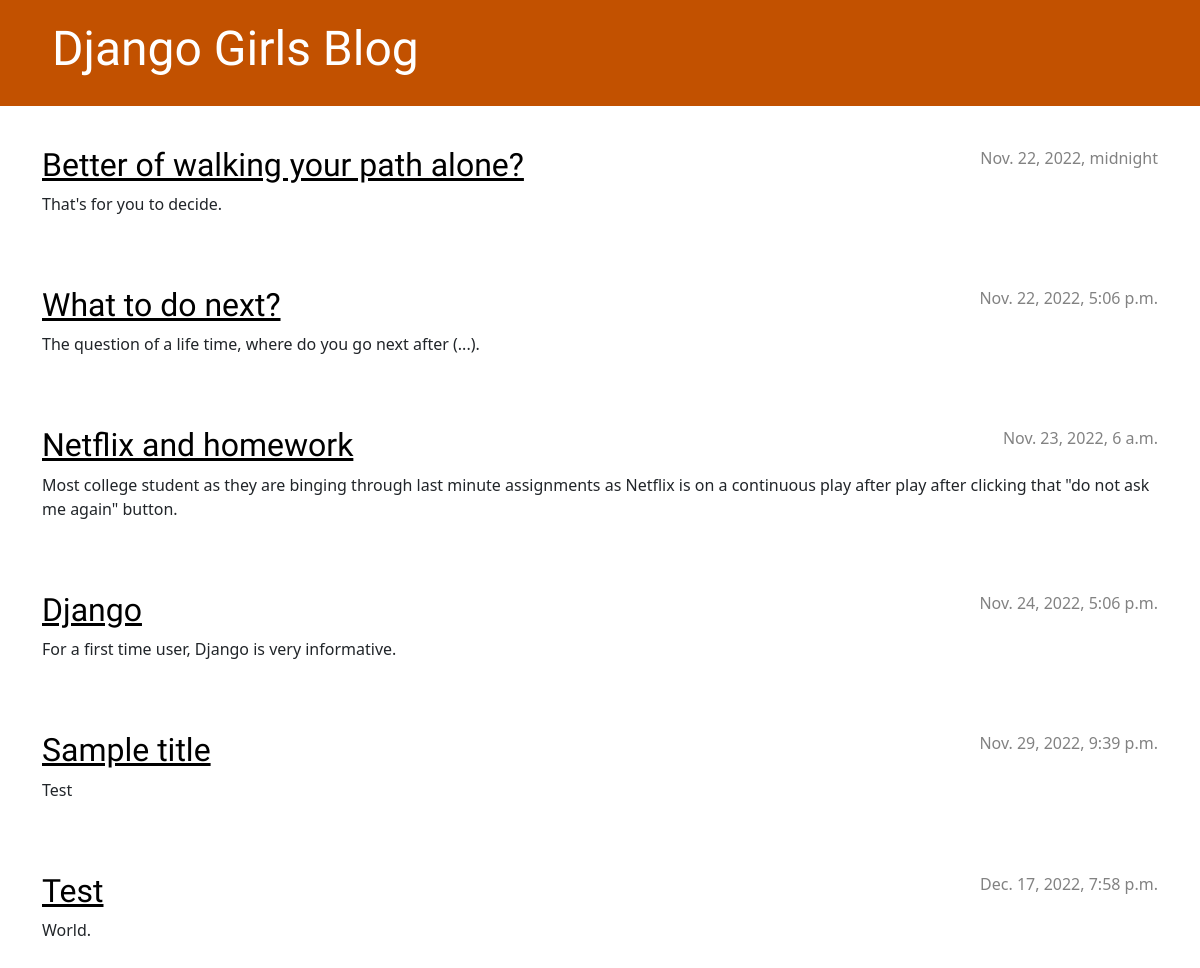
The page / on the database its author committed.
### blog/models.py (models this page shows, shortened)
class Post(models.Model):
    author = models.ForeignKey(
        settings.AUTH_USER_MODEL, on_delete=models.CASCADE)
    title = models.CharField(max_length=200)
    text = models.TextField()
    created_date = models.DateTimeField(default=timezone.now)
    published_date = models.DateTimeField(blank=True, null=True)

### blog/views.py (the view)
# urls.py: path('', views.post_list, name='post_list'),
def post_list(request):
    posts = Post.objects.filter(published_date__lte=timezone.now()).order_by('published_date')
    return render(request, 'blog/post_list.html', {'posts': posts})

### blog/templates/blog/post_list.html
{% extends 'blog/base.html' %}
{% block content %}
    {% for post in posts %}
        <article class="post">
            <time class="date">
                {{ post.published_date }}
            </time>
            <h2><a href="{% url 'post_detail' pk=post.pk %}">{{ post.title }}</a></h2>
            <p>{{ post.text|linebreaksbr }}</p>
        </article>
    {% endfor %}
{% endblock %}

### blog/static/css/blog.css (style rules this page uses)
h1, h2, h3, h4 { font-family: 'Lobster', cursive; }
.date { color: #828282; }
.post { margin-bottom: 70px; }
.post h2 a, .post h2 a:visited { color: #000000; }
.post > .date, .post > .actions { float: right; }

### rows shown on the page
Post: published_date "Nov. 22, 2022, midnight", title "Better of walking your path alone?", text "That's for you to decide."
Post: published_date "Nov. 22, 2022, 5:06 p.m.", title "What to do next?", text "The question of a life time, where do you go next after (...)."
Post: published_date "Nov. 23, 2022, 6 a.m.", title "Netflix and homework", text "Most college student as they are binging through last minute assignments as Netflix is on a continuous play after play after clicking that \"do not ask me again\" button."
Post: published_date "Nov. 24, 2022, 5:06 p.m.", title "Django", text "For a first time user, Django is very informative."
Post: published_date "Nov. 29, 2022, 9:39 p.m.", title "Sample title", text "Test"
Post: published_date "Dec. 17, 2022, 7:58 p.m.", title "Test", text "World."
